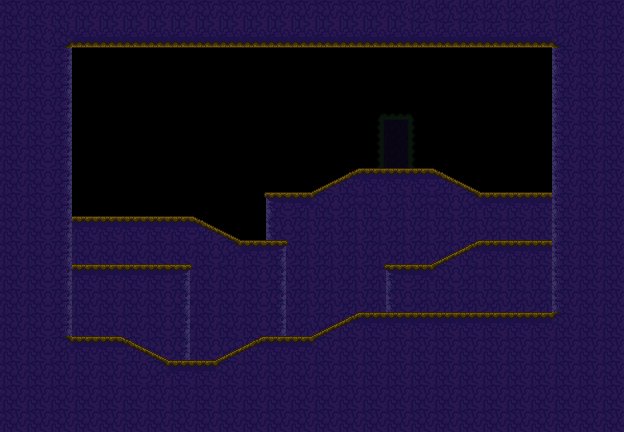

Rendered tile map (Tiled .tmx) drawn with the repository's tilesets; below, a short description and the map source with its tile grids summarised:
An orthogonal 26x18 tile map with 24x24 px tiles, 4 tile layers (filler, floor, door, doorframe).

<map version="1.0" orientation="orthogonal" width="26" height="18" tilewidth="24" tileheight="24" backgroundcolor="#000000">
 <tileset firstgid="1" name="village-forest-mountains" tilewidth="24" tileheight="24">
  <image source="../images/tilesets/village-forest-mountains.png" width="624" height="936" />
 </tileset>
 <layer name="filler" width="26" height="18">
  <data>[468 cells, 20 non-empty, 1 distinct tile ids]</data>
 </layer>
 <layer name="floor" width="26" height="18">
  <data>[468 cells, 346 non-empty, 8 distinct tile ids]</data>
 </layer>
 <layer name="door" width="26" height="18" opacity="0.26">
  <data>[468 cells, 2 non-empty, 1 distinct tile ids]</data>
 </layer>
 <layer name="doorframe" width="26" height="18" opacity="0.11">
  <data>[468 cells, 7 non-empty, 2 distinct tile ids]</data>
 </layer>
</map>
